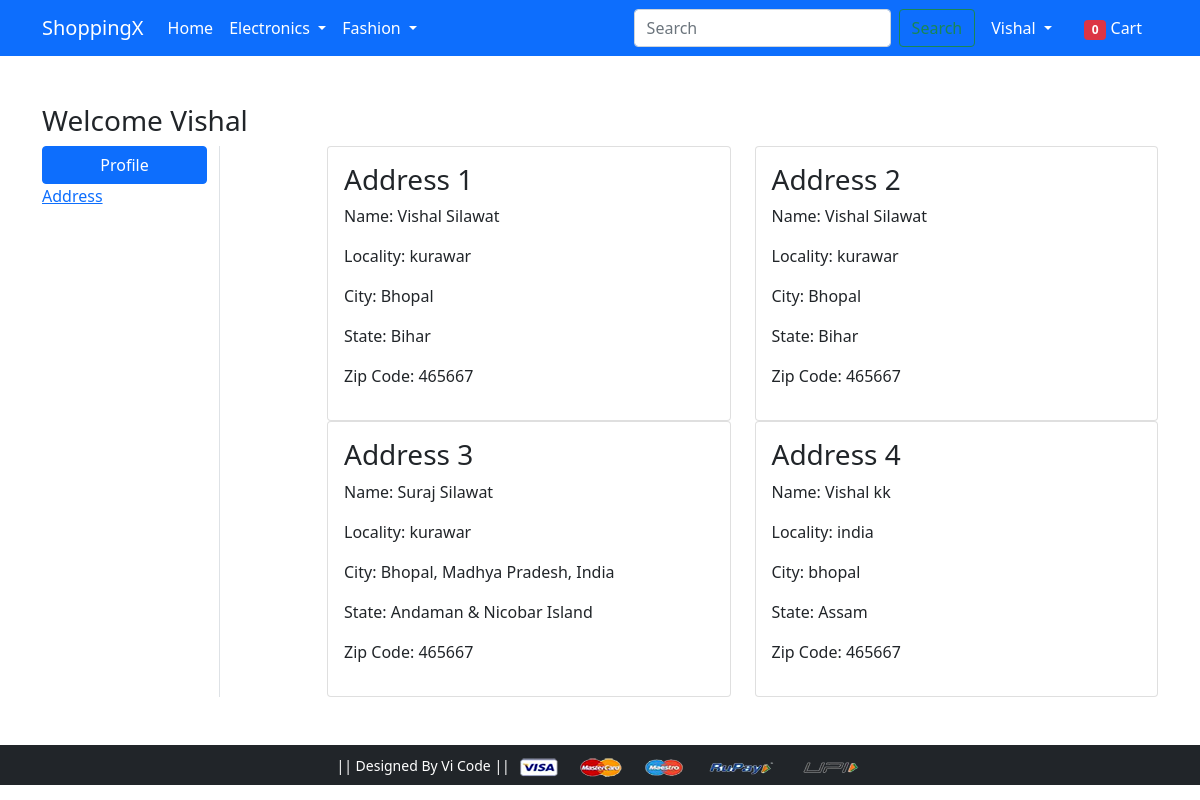
The page /address/ (signed in) on the database its author committed.
### app/models.py (models this page shows, shortened)
class Customer(models.Model):
    user = models.ForeignKey(User, on_delete=models.CASCADE)
    name = models.CharField(max_length=200)
    locality = models.CharField(max_length=200)
    city = models.CharField(max_length=50)
    zipcode = models.IntegerField()
    state = models.CharField(choices=STATE_CHOICES, max_length=50)

### app/views.py (the view)
# urls.py: path('address/', views.address, name='address'),
@login_required
def address(request):
 totalitem = 0
 if request.user.is_authenticated:
  totalitem = len(Cart.objects.filter(user=request.user))
 add = Customer.objects.filter(user=request.user)
 return render(request, 'app/address.html', {'add':add,'active':'btn-primary','totalitem':totalitem})

### app/templates/app/address.html (shortened to what this page needs)
{% extends 'app/base.html' %}
{% load static %}
{% block main-content %}
<div class="container my-5">
 <div class="row">
 <h3>Welcome <span class="text-capitalize">{{request.user}}</h3>
  <div class="col-sm-2 border-end">
   <ul class="list-unstyled">
    <li class="d-grid"><a href="{% url 'profile' %}" class="btn btn-primary">Profile</a></li>
    <li class="d-grid"><a href="{% url 'address' %}" class="btn{{active}}">Address</a></li>
   </ul>
  </div>
  <div class="col-sm-9 offset-sm-1">
   <div class="row">
    {% for ad in add %}
    <div class="col-sm-6">
     <div class="card">
      <div class="card-body">
       <h3>Address {{forloop.counter}}</h3>
       <p>Name: {{ad.name}} </p>
       <p>Locality: {{ad.locality}} </p>
       <p>City: {{ad.city}} </p>
       <p>State: {{ad.state}}</p>
       <p>Zip Code: {{ad.zipcode}}</p>
      </div>
     </div>
    </div>
    {% endfor %}
   </div>
  </div>
 </div>
</div>
{% endblock main-content %}

### app/templates/app/base.html (shortened to what this page needs)
<!doctype html>
{% load static %}
<html lang="en">
  <head>
    <link href="https://cdn.jsdelivr.net/npm/bootstrap@5.0.0-beta1/dist/css/bootstrap.min.css" rel="stylesheet">
    <link rel="stylesheet" href="{% static 'app/css/owl.carousel.min.css' %}">
    <link rel="stylesheet" href="{% static 'app/css/all.min.css' %}">
    <link rel="stylesheet" href="{% static 'app/css/style.css' %}">
  </head>
  <body>
    <nav class="navbar navbar-expand-lg navbar-dark bg-primary">
     <div class="container">
       <a class="navbar-brand" href="/">ShoppingX</a>
       <div class="collapse navbar-collapse" id="navbarSupportedContent">
         <ul class="navbar-nav me-auto mb-2 mb-lg-0">
           <li class="nav-item">
             <a class="nav-link active" aria-current="page" href="/">Home</a>
           </li>
           <li class="nav-item dropdown">
             <a class="nav-link dropdown-toggle text-white" href="#" id="electronicsDropdown" role="button" data-bs-toggle="dropdown" aria-expanded="false">
               Electronics
             </a>
           </li>
           <li class="nav-item dropdown">
             <a class="nav-link dropdown-toggle text-white" href="#" id="fashionDropdown" role="button" data-bs-toggle="dropdown" aria-expanded="false">
               Fashion
             </a>
           </li>
         </ul>
        <form class="d-flex" method="GET" action="{% url 'search' %}">
          <input class="form-control me-2" type="search" placeholder="Search" name="query">
          <button class="btn btn-outline-success" type="submit">Search</button>
        </form>
        <div>
          <ul class="navbar-nav me-auto mb-2 mb-lg-0">
          {% if request.user.is_authenticated %}
           <li class="nav-item dropdown mx-2">
              <a class="nav-link dropdown-toggle text-white" href="#" id="profileDropdown" role="button" data-bs-toggle="dropdown" aria-expanded="false">
                {{request.user.username|capfirst}}
              </a>
            </li>
            <li class="nav-item mx-2">
             <a href="{% url 'showcart' %}" class="nav-link text-white"><span class="badge bg-danger">{{totalitem}}</span> Cart </a>
            </li>
          {% endif %}
          </ul>
         </div>
       </div>
     </div>
    </nav>
    {% block main-content %} {% endblock main-content %}
    <footer class="container-fluid bg-dark text-center p-2 mt-5">
        <small class="text-white">|| Designed By Vi Code || </small>
        <img src="{% static 'app/images/payment.png' %}" alt="" srcset="" class="img-fluid" height="2px">
    </footer>
  </body>
</html>

### rows shown on the page
Customer: name "Vishal Silawat", locality "kurawar", city "Bhopal", state "Bihar", zipcode "465667"
Customer: name "Vishal Silawat", locality "kurawar", city "Bhopal", state "Bihar", zipcode "465667"
Customer: name "Suraj Silawat", locality "kurawar", city "Bhopal, Madhya Pradesh, India", state "Andaman & Nicobar Island", zipcode "465667"
Customer: name "Vishal kk", locality "india", city "bhopal", state "Assam", zipcode "465667"

### other values the page prints
{{ request.user.username|capfirst }} "Vishal"
{{ totalitem }} "0"
{{ request.user }} "Vishal"
